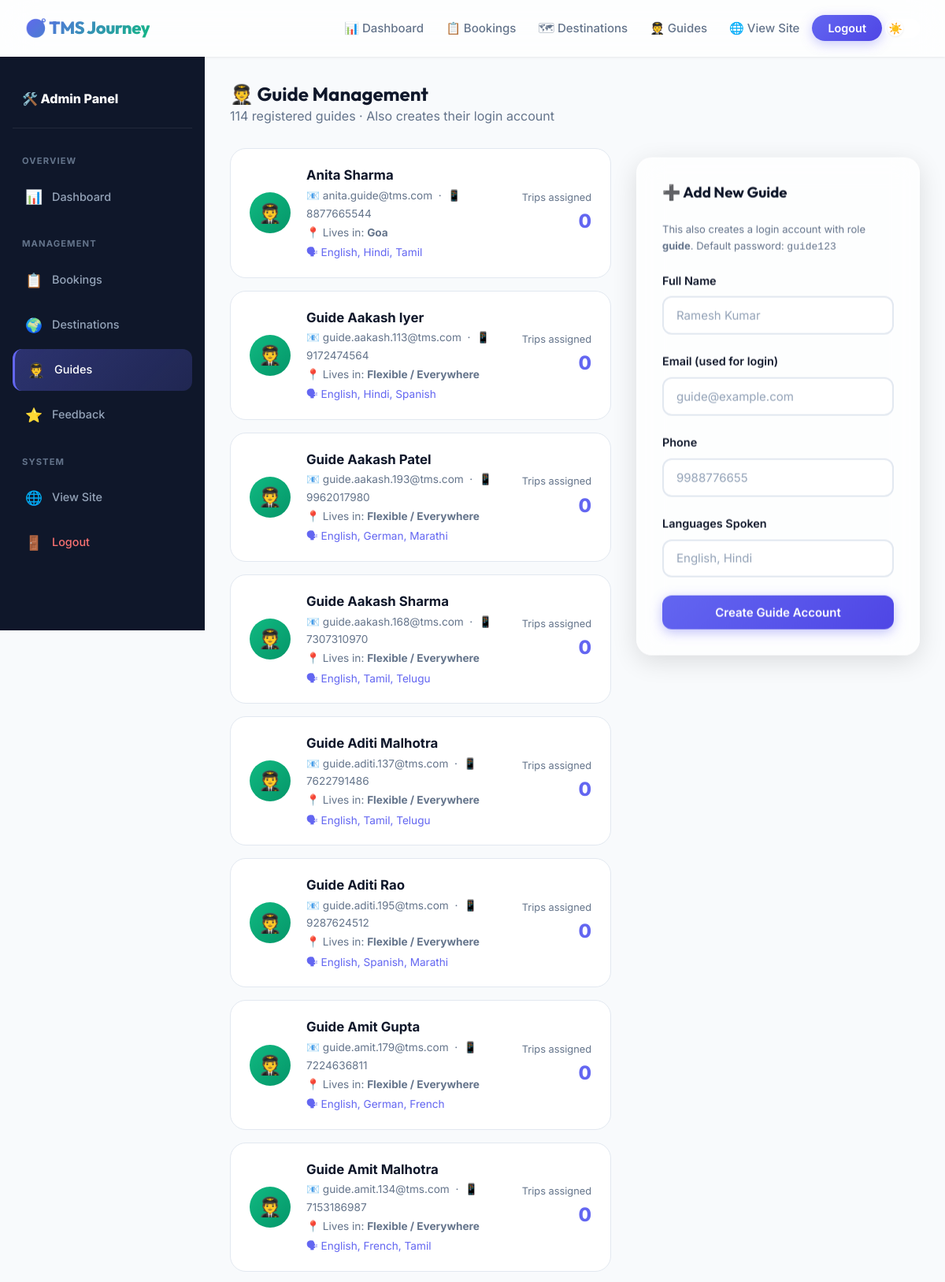
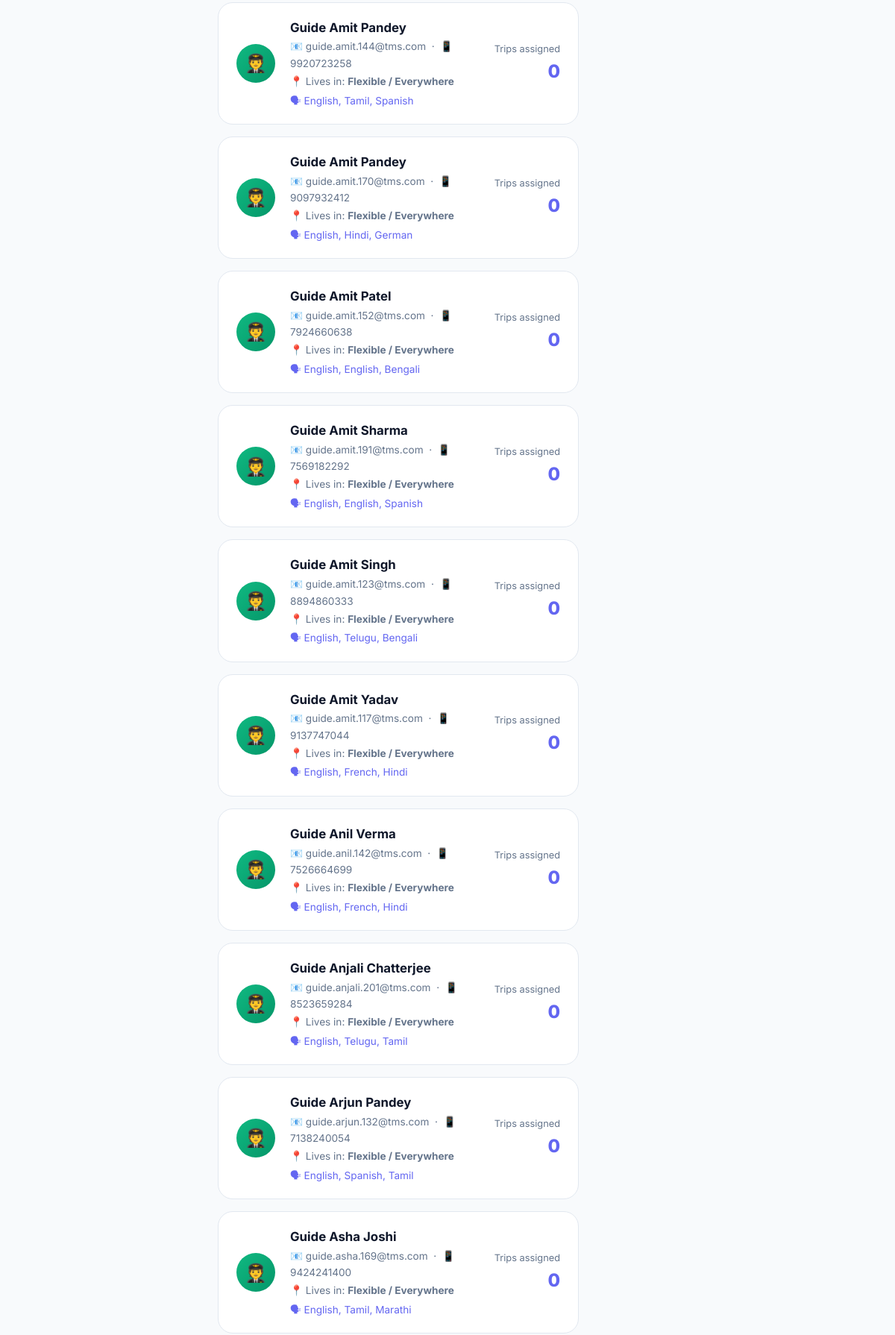
Page /admin/guides (signed in, upper part) on the committed database (2 pictures, top to bottom).
### tables this page shows
CREATE TABLE guides (
    id        INTEGER PRIMARY KEY AUTOINCREMENT,
    name      TEXT NOT NULL,
    email     TEXT NOT NULL UNIQUE,
    phone     TEXT NOT NULL,
    languages TEXT DEFAULT 'English',
    rating    REAL DEFAULT 4.8,
    price     REAL DEFAULT 1000.0,
    destination_id INTEGER, experience INTEGER DEFAULT 2,
    FOREIGN KEY (destination_id) REFERENCES destinations(id) ON DELETE SET NULL
);

### app.py (the view, shortened to what this page needs)
@app.route('/admin/guides', methods=['GET', 'POST'])
@admin_required
def manage_guides():
    db = get_db()
    guides = db.execute('''
        SELECT g.*, d.name AS dest_name, COUNT(b.id) AS trip_count
        FROM guides g
        LEFT JOIN destinations d ON g.destination_id = d.id
        LEFT JOIN bookings b ON g.id = b.guide_id
        GROUP BY g.id
        ORDER BY g.name
    ''').fetchall()
    return render_template('manage_guides.html', guides=guides)

### app.py (called while the page is built)
def get_db():
    db = getattr(g, '_database', None)
    if db is None:
        db = g._database = sqlite3.connect(DATABASE)
        db.row_factory = sqlite3.Row
        db.execute("PRAGMA foreign_keys = ON")
    return db

@app.teardown_appcontext
def close_connection(exception):
    db = getattr(g, '_database', None)
    if db is not None:
        db.close()

def admin_required(f):
    @wraps(f)
    def decorated(*args, **kwargs):
        if session.get('role') != 'admin':
            flash("Admin access required.", "danger")
            return redirect(url_for('index'))
        return f(*args, **kwargs)
    return decorated

### templates/manage_guides.html (shortened to what this page needs)
{% extends 'layout.html' %}
{% block content %}
<div class="dashboard-layout">
  <aside class="sidebar">
    <div style="padding:.5rem .75rem 1.5rem;border-bottom:1px solid rgba(255,255,255,.08);margin-bottom:.5rem">
      <div style="font-weight:800;color:white;font-size:1rem">🛠️ Admin Panel</div>
    </div>
    <div class="sidebar-section">Overview</div>
    <a href="{{ url_for('admin_dashboard') }}" class="sidebar-link"><span class="icon">📊</span><span>Dashboard</span></a>
    <div class="sidebar-section">Management</div>
    <a href="{{ url_for('manage_bookings') }}" class="sidebar-link"><span class="icon">📋</span><span>Bookings</span></a>
    <a href="{{ url_for('manage_destinations') }}" class="sidebar-link"><span class="icon">🌍</span><span>Destinations</span></a>
    <a href="{{ url_for('manage_guides') }}" class="sidebar-link active"><span class="icon">🧑‍✈️</span><span>Guides</span></a>
    <a href="{{ url_for('manage_feedback') }}" class="sidebar-link"><span class="icon">⭐</span><span>Feedback</span></a>
    <div class="sidebar-section">System</div>
    <a href="{{ url_for('index') }}" class="sidebar-link"><span class="icon">🌐</span><span>View Site</span></a>
    <a href="{{ url_for('logout') }}" class="sidebar-link" style="color:#f87171"><span class="icon">🚪</span><span>Logout</span></a>
  </aside>
  <main class="dashboard-main">
    <div style="margin-bottom:1.75rem;display:flex;justify-content:space-between;align-items:center;flex-wrap:wrap;gap:1rem">
      <div>
        <h1 style="font-size:1.5rem">🧑‍✈️ Guide Management</h1>
        <p class="text-muted">{{ guides|length }} registered guides · Also creates their login account</p>
      </div>
    </div>
    <div style="display:grid;grid-template-columns:1fr 360px;gap:2rem;align-items:start">
      <div class="grid grid-cols-1" style="gap:1rem">
        {% for g in guides %}
        <div style="background:var(--white);border:1px solid var(--gray-200);border-radius:var(--radius-lg);padding:1.25rem 1.5rem;display:flex;align-items:center;gap:1.25rem;transition:all .3s" onmouseover="this.style.boxShadow='var(--shadow-lg)'" onmouseout="this.style.boxShadow=''">
          <div style="width:52px;height:52px;border-radius:50%;background:linear-gradient(135deg,var(--secondary),var(--secondary-dark));display:flex;align-items:center;justify-content:center;font-size:1.5rem;flex-shrink:0">🧑‍✈️</div>
          <div style="flex:1">
            <div style="font-weight:700;font-size:1.05rem">{{ g.name }}</div>
            <div style="font-size:.85rem;color:var(--text-muted)">📧 {{ g.email }} &nbsp;·&nbsp; 📱 {{ g.phone }}</div>
            <div style="font-size:.85rem;color:var(--text-muted);margin-top:.1rem">📍 Lives in: <strong>{{ g.dest_name or 'Flexible / Everywhere' }}</strong></div>
            <div style="font-size:.85rem;color:var(--primary);margin-top:.2rem">🗣 {{ g.languages }}</div>
          </div>
          <div style="text-align:right">
            <div style="font-size:.8rem;color:var(--text-muted)">Trips assigned</div>
            <div style="font-size:1.5rem;font-weight:800;color:var(--primary)">{{ g.trip_count or 0 }}</div>
          </div>
        </div>
        {% else %}
        <div style="text-align:center;padding:3rem;color:var(--text-muted)">
          <div style="font-size:3rem;margin-bottom:1rem">👤</div>
          <p>No guides yet. Add your first guide!</p>
        </div>
        {% endfor %}
      </div>
      <div style="position:sticky;top:calc(var(--nav-h) + 1.5rem)">
        <div class="glass-panel">
          <h3 style="margin-bottom:1.5rem">➕ Add New Guide</h3>
          <p style="font-size:.8125rem;color:var(--text-muted);margin-bottom:1.25rem">This also creates a login account with role <strong>guide</strong>. Default password: <code>guide123</code></p>
          <form method="POST">
            <div class="form-group">
              <label class="form-label">Full Name</label>
              <input type="text" name="name" class="form-control" required placeholder="Ramesh Kumar">
            </div>
            <div class="form-group">
              <label class="form-label">Email (used for login)</label>
              <input type="email" name="email" class="form-control" required placeholder="guide@example.com">
            </div>
            <div class="form-group">
              <label class="form-label">Phone</label>
              <input type="tel" name="phone" class="form-control" required placeholder="9988776655">
            </div>
            <div class="form-group">
              <label class="form-label">Languages Spoken</label>
              <input type="text" name="languages" class="form-control" required placeholder="English, Hindi">
            </div>
            <button type="submit" class="btn btn-primary btn-full">Create Guide Account</button>
          </form>
        </div>
      </div>
    </div>
  </main>
</div>
{% endblock %}

### static/css/style.css (style rules this page uses)
:root { --primary: #6366f1; --primary-dark: #4f46e5; --primary-light: #a5b4fc; --secondary: #10b981; --secondary-dark: #059669; --accent: #f59e0b; --danger: #ef4444; --dark: #0f172a; --dark-card: #1e293b; --dark-border: #334155; --light: #f8fafc; --white: #ffffff; --gray-100: #f1f5f9; --gray-200: #e2e8f0; --gray-400: #94a3b8; --gray-500: #64748b; --gray-600: #475569; --text-main: #0f172a; --text-muted: #64748b; --glass-bg: rgba(255,255,255,0.75); --glass-border: rgba(255,255,255,0.45); --glass-shadow: 0 8px 32px rgba(0,0,0,0.12); --radius-sm: 0.375rem; --radius-md: 0.75rem; --radius-lg: 1.25rem; --radius-full: 9999px; --shadow-sm: 0 1px 3px rgba(0,0,0,0.08); --shadow-md: 0 4px 16px rgba(0,0,0,0.10); --shadow-lg: 0 12px 40px rgba(0,0,0,0.15); --shadow-xl: 0 24px 64px rgba(0,0,0,0.18); --font-sans: 'Inter', sans-serif; --font-heading: 'Outfit', sans-serif; --transition: all 0.3s cubic-bezier(0.4,0,0.2,1); --nav-h: 72px; }
*, *::before, *::after { margin: 0; padding: 0; box-sizing: border-box; }
html { scroll-behavior: smooth; }
body { font-family: var(--font-sans); background-color: var(--light); color: var(--text-main); line-height: 1.65; overflow-x: hidden; min-height: 100vh; display: flex; flex-direction: column; transition: background-color 0.4s ease, color 0.4s ease; }
h1,h2,h3,h4,h5,h6 { font-family: var(--font-heading); color: var(--text-main); font-weight: 700; line-height: 1.25; }
a { text-decoration: none; color: var(--primary); transition: var(--transition); }
.text-muted { color: var(--text-muted); }
.btn { display: inline-flex; align-items: center; gap: 0.5rem; padding: 0.75rem 1.75rem; border-radius: var(--radius-md); font-weight: 600; font-family: var(--font-sans); font-size: 0.9375rem; cursor: pointer; border: none; transition: var(--transition); text-align: center; white-space: nowrap; }
.btn-primary { background: linear-gradient(135deg, var(--primary), var(--primary-dark)); color: var(--white); box-shadow: 0 4px 15px rgba(99,102,241,0.4); }
.btn-full { width: 100%; justify-content: center; }
.glass-panel { background: var(--glass-bg); backdrop-filter: blur(16px); -webkit-backdrop-filter: blur(16px); border: 1px solid var(--glass-border); border-radius: var(--radius-lg); padding: 2rem; box-shadow: var(--glass-shadow); }
.form-group { margin-bottom: 1.4rem; }
.form-label { display: block; margin-bottom: 0.5rem; font-weight: 600; color: var(--text-main); font-size: 0.9rem; }
.form-control { width: 100%; padding: 0.8rem 1rem; border: 2px solid var(--gray-200); border-radius: var(--radius-md); font-family: var(--font-sans); font-size: 0.9375rem; background: var(--white); color: var(--text-main); transition: var(--transition); }
.form-control::placeholder { color: var(--gray-400); }
.grid { display: grid; gap: 1.75rem; }
.grid-cols-1 { grid-template-columns: 1fr; }
.dashboard-layout { display: grid; grid-template-columns: 260px 1fr; min-height: calc(100vh - var(--nav-h)); }
.sidebar { background: var(--dark); padding: 2rem 1rem; position: sticky; top: var(--nav-h); height: calc(100vh - var(--nav-h)); overflow-y: auto; display: flex; flex-direction: column; gap: 0.25rem; }
.sidebar-section { font-size: 0.7rem; font-weight: 700; text-transform: uppercase; letter-spacing: 0.1em; color: var(--gray-500); padding: 0.75rem 0.75rem 0.35rem; margin-top: 0.5rem; }
.sidebar-link { display: flex; align-items: center; gap: 0.75rem; padding: 0.75rem 1rem; border-radius: var(--radius-md); color: var(--gray-400); font-size: 0.9rem; font-weight: 500; transition: var(--transition); }
.sidebar-link.active { color: white; background: linear-gradient(135deg, rgba(99,102,241,0.35), rgba(99,102,241,0.2)); border-left: 3px solid var(--primary); }
.sidebar-link span.icon { font-size: 1.1rem; width: 22px; text-align: center; }
.dashboard-main { padding: 2rem; background: var(--light); overflow-y: auto; }

### rows in the picture
guides: name "Anita Sharma", email "anita.guide@tms.com", phone "8877665544", dest_name "Goa", languages "English, Hindi, Tamil", trip_count "0"
guides: name "Guide Aakash Iyer", email "guide.aakash.113@tms.com", phone "9172474564", dest_name "Flexible / Everywhere", languages "English, Hindi, Spanish", trip_count "0"
guides: name "Guide Aakash Patel", email "guide.aakash.193@tms.com", phone "9962017980", dest_name "Flexible / Everywhere", languages "English, German, Marathi", trip_count "0"
guides: name "Guide Aakash Sharma", email "guide.aakash.168@tms.com", phone "7307310970", dest_name "Flexible / Everywhere", languages "English, Tamil, Telugu", trip_count "0"
guides: name "Guide Aditi Malhotra", email "guide.aditi.137@tms.com", phone "7622791486", dest_name "Flexible / Everywhere", languages "English, Tamil, Telugu", trip_count "0"
guides: name "Guide Aditi Rao", email "guide.aditi.195@tms.com", phone "9287624512", dest_name "Flexible / Everywhere", languages "English, Spanish, Marathi", trip_count "0"
guides: name "Guide Amit Gupta", email "guide.amit.179@tms.com", phone "7224636811", dest_name "Flexible / Everywhere", languages "English, German, French", trip_count "0"
guides: name "Guide Amit Malhotra", email "guide.amit.134@tms.com", phone "7153186987", dest_name "Flexible / Everywhere", languages "English, French, Tamil", trip_count "0"
guides: name "Guide Amit Pandey", email "guide.amit.144@tms.com", phone "9920723258", dest_name "Flexible / Everywhere", languages "English, Tamil, Spanish", trip_count "0"
guides: name "Guide Amit Pandey", email "guide.amit.170@tms.com", phone "9097932412", dest_name "Flexible / Everywhere", languages "English, Hindi, German", trip_count "0"
guides: name "Guide Amit Patel", email "guide.amit.152@tms.com", phone "7924660638", dest_name "Flexible / Everywhere", languages "English, English, Bengali", trip_count "0"
guides: name "Guide Amit Sharma", email "guide.amit.191@tms.com", phone "7569182292", dest_name "Flexible / Everywhere", languages "English, English, Spanish", trip_count "0"
guides: name "Guide Amit Singh", email "guide.amit.123@tms.com", phone "8894860333", dest_name "Flexible / Everywhere", languages "English, Telugu, Bengali", trip_count "0"
guides: name "Guide Amit Yadav", email "guide.amit.117@tms.com", phone "9137747044", dest_name "Flexible / Everywhere", languages "English, French, Hindi", trip_count "0"
guides: name "Guide Anil Verma", email "guide.anil.142@tms.com", phone "7526664699", dest_name "Flexible / Everywhere", languages "English, French, Hindi", trip_count "0"
guides: name "Guide Anjali Chatterjee", email "guide.anjali.201@tms.com", phone "8523659284", dest_name "Flexible / Everywhere", languages "English, Telugu, Tamil", trip_count "0"
guides: name "Guide Arjun Pandey", email "guide.arjun.132@tms.com", phone "7138240054", dest_name "Flexible / Everywhere", languages "English, Spanish, Tamil", trip_count "0"
guides: name "Guide Asha Joshi", email "guide.asha.169@tms.com", phone "9424241400", dest_name "Flexible / Everywhere", languages "English, Tamil, Marathi", trip_count "0"

### other values in the picture
{{ guides|length }} "114"
